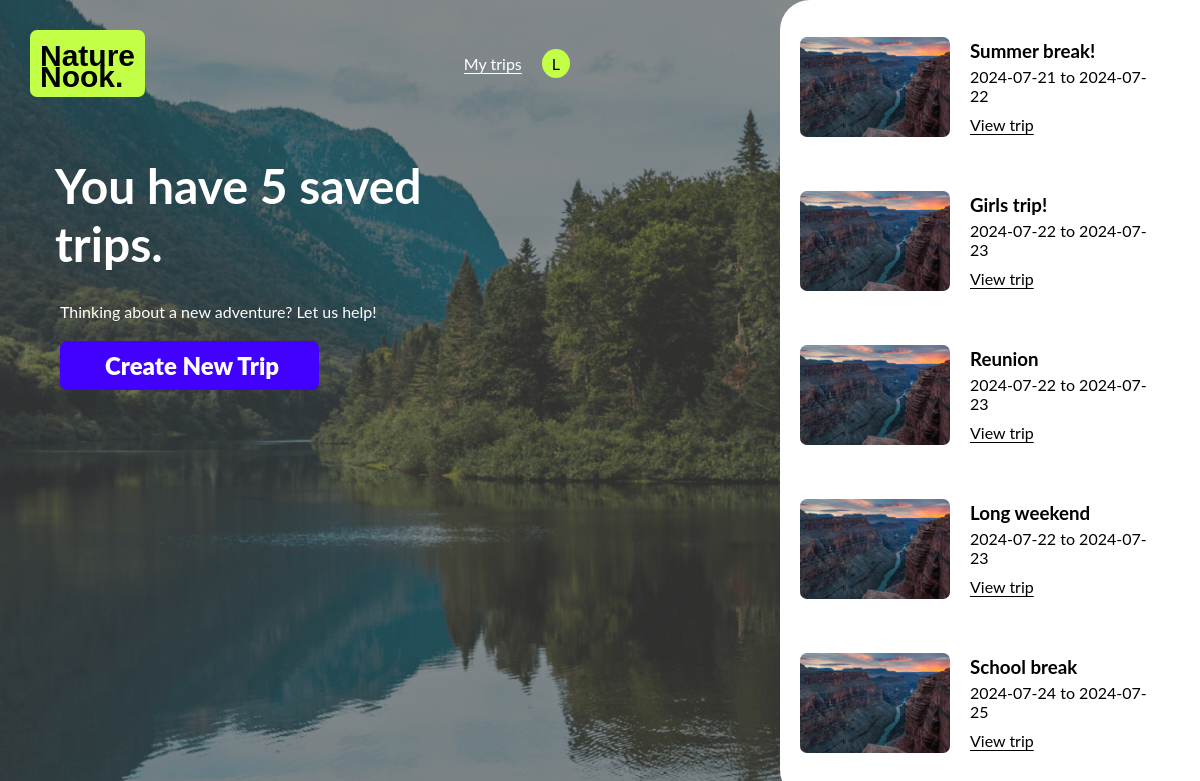
Before: /my_trips (signed in) with the older database file.
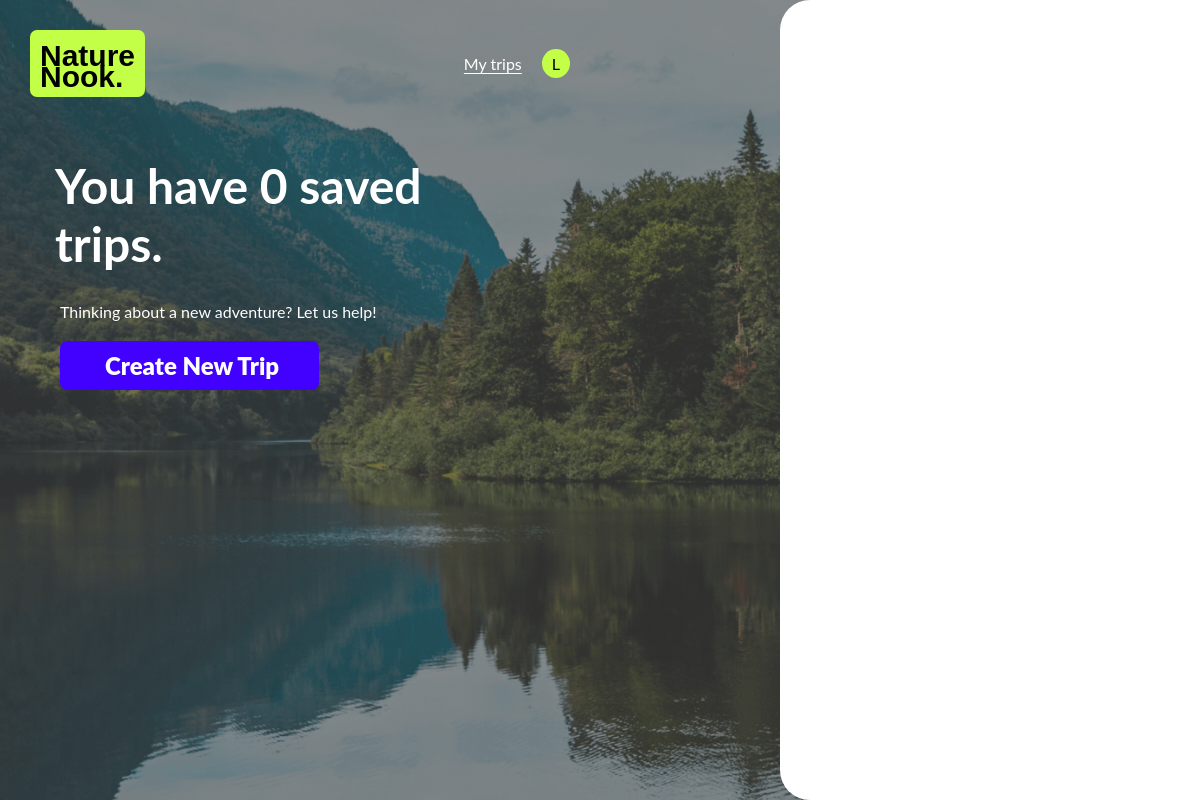
After: the same page with the newer database file.
### app.py (models this page shows)
class User(UserMixin, db.Model):
    id = db.Column(db.Integer, primary_key=True)
    username = db.Column(db.String(150), unique=True, nullable=False)
    password = db.Column(db.String(150), nullable=False)

class Trip(db.Model):
    id = db.Column(db.Integer, primary_key=True)
    user_id = db.Column(db.Integer, db.ForeignKey('user.id'), nullable=False)
    trip_name = db.Column(db.String(150), nullable=False)
    location = db.Column(db.String(150), nullable=False)
    trip_start = db.Column(db.Date, nullable=False)
    trip_end = db.Column(db.Date, nullable=False)
    traveling_with = db.Column(db.String(150), nullable=False)
    lodging = db.Column(db.String(150), nullable=False)
    adventure = db.Column(db.String(150), nullable=False)
    created_at = db.Column(db.DateTime, default=datetime.utcnow)
    typical_weather = db.Column(db.String(150), nullable=True)
    itinerary = db.Column(db.Text, nullable=True)
    important_things_to_know = db.Column(db.Text, nullable=True)
    user = db.relationship('User', backref=db.backref('trips', lazy=True))

### app.py (the view)
@app.route("/my_trips", methods=["GET"])
@login_required
def my_trips():
    trips = Trip.query.filter_by(user_id=current_user.id).all()
    return render_template("my-trips.html", trips=trips, user=current_user)

### app.py (called while the page is built)
@login_manager.user_loader
def load_user(user_id):
    return User.query.get(int(user_id))

### templates/my-trips.html (shortened to what this page needs)
<!doctype html>
<html lang="en">
<head>
  <link rel="stylesheet" href="{{ url_for('static', filename='main.css') }}" />
</head>
<body class="full-layout split-layout my-trips-page">
  <div class="my-trips-dark-bkgd">
    <header>
      <div class="header-content-wrapper">
        <a href="/">
          <h1>Nature<br>Nook.</h1>
        </a>
        <div class="nav-wrapper">
          <a href="{{ url_for('my_trips') }}" class="link-underline">My trips</a>
          <div class="account-dropdown">
            {% if user.is_authenticated %}
            <div class="account">{{ user.username[0].upper() if user.username else '*' }}</div>
            {% else %}
            <div class="account">*</div>
            {% endif %}
          </div>
        </div>
      </div>
    </header>
    <main>
      <div class="main-content-wrapper">
        {% if trips|length == 1 %}
        <h2>You have {{ trips|length }} saved trip.</h2>
        {% else %}
        <h2>You have {{ trips|length }} saved trips.</h2>
        {% endif %}
        <p class="tag-line">Thinking about a new adventure? Let us help!</p>
        <a href="{{ url_for('plan_trip') }}" class="btn my-trip-btn">Create New Trip</a>
      </div>
    </main>
  </div>
  <aside>
    <div class="my-trip-panel">
      <div class="trip-list">
        {% for trip in trips %}
        <div class="trip-item">
          <img src="/static/AmyMartin_GC_from_above.png" alt="{{ trip.trip_name }}" class="trip-image">
          <div class="trip-details">
            <h3>{{ trip.trip_name }}</h3>
            <p>{{ trip.trip_start }} to {{ trip.trip_end }}</p>
            <a href="{{ url_for('view_saved_trip', trip_id=trip.id) }}" class="secondary-link-underline">View trip</a>
          </div>
        </div>
        {% endfor %}
      </div>
  </aside>
</body>
</html>

### static/main.css (style rules this page uses)
:root { --default-light: #FFFFFF; --default-dark: #000000; --accent-bright: #C4FF47; --accent-very-light: #A2A2A2; --accent-light: #8D8D8D; --accent-medium: #4200FF; --accent-bold: #FF0000; --button-lock: #ADACAC; --button-hover: #E1D6FF; --button-light: #F0F0F0; --button-light-accent: rgba(0, 0, 0, 0.21); --button-warning: #FFE9E9; --border-radius: 7px; --toggle-background: #D9D9D9; --waiting-animation: #E2D7FF; --placeholder-text-accents: #9E9C9C; --default-text-font-family: "Lato", sans-serif; --logo-text-font-family: "Josefin Sans", sans-serif; --trip-text-font-family: "Inter", sans-serif; }
* { box-sizing: border-box; }
html, body { height: 100%; margin: 0; }
body.full-layout { background: linear-gradient(0deg, rgba(60, 60, 60, 0.55), rgba(60, 60, 60, 0.55)), url('alice-triquet-HeEJU3nrg_0-unsplash.png'), #000000; background-size: cover; background-position: center; }
body, input, button, select, a { font-size: 1rem; color: var(--default-dark); font-family: var(--default-text-font-family); }
.dark-bkgd, .plan-half-dark-bkgd, .create-half-dark-bkgd, .my-trips-dark-bkgd, .my-trips-dark-bkgd a, .dark-bkgd a, .plan-half-dark-bkgd a, .create-half-dark-bkgd a { color: var(--default-light); }
h1 { font-size: 1.875rem; font-family: var(--logo-text-font-family); color: var(--default-dark); background-color: var(--accent-bright); padding: 15px 10px 10px 10px; border-radius: var(--border-radius); line-height: 0.7; }
h2 { font-size: 1.5rem; line-height: 1.2; margin-left: -2px; }
a { text-decoration: none; }
.link-underline { text-decoration: underline; text-underline-offset: 3px; }
.btn { padding: 10px 40px 10px 45px; background-color: var(--accent-medium); color: var(--default-light); border: none; border-radius: var(--border-radius); font-weight: 900; font-size: 1.5rem; cursor: pointer; }
.my-trip-btn { font-size: 1.25rem; }
header { display: flex; justify-content: center; margin-top: 10px; }
header .header-content-wrapper { display: flex; justify-content: space-between; align-items: center; width: 90%; }
.nav-wrapper { display: flex; align-items: center; gap: 10px; }
.account { padding: 5px 5px 7px 5px; background-color: var(--accent-bright); border-radius: 50%; color: var(--default-dark); }
main { display: flex; justify-content: center; flex-flow: row wrap; }
.homepage-content-wrapper, .main-content-wrapper { width: 80%; }
.tag-line { margin-bottom: 30px; }
aside { display: flex; justify-content: center; }
.account-dropdown { position: relative; display: inline-block; }
.account { padding: 5px 10px; background-color: var(--accent-bright); border-radius: 50%; color: var(--default-dark); cursor: pointer; }
.my-trip-panel { background-color: var(--default-light); color: var(--default-dark); border-radius: 20px; width: 100%; padding: 20px; margin: 30px 0; }
@media only screen and (min-width: 768px) { .nav-wrapper { gap: 20px; } }
@media only screen and (min-width: 768px) { h2 { font-size: 3rem; } }
@media only screen and (min-width: 768px) { .my-trip-btn { font-size: 1.5rem; } }
@media only screen and (min-width: 1200px) { .split-layout { display: flex; justify-content: space-between; width: 100%; } }
@media only screen and (min-width: 1200px) { .create-half-dark-bkgd, .my-trips-dark-bkgd { width: 70%; } }
@media only screen and (min-width: 1200px) { aside { width: 70%; justify-content: flex-end; } }
@media only screen and (min-width: 1200px) { h2 { font-size: 3rem; margin-bottom: 30px; margin-left: -5px; } }
@media only screen and (min-width: 1200px) { .my-trip-panel { width: 70%; display: flex; justify-content: center; border-radius: 30px 0 0 30px; height: 100vh; overflow-y: auto; overflow: scroll; scrollbar-color: var(--accent-medium) var(--accent-medium); scrollbar-width: thin; margin: 0; } }

Changed rows visible on the page:
removed Trip: trip_name "Summer break!", trip_start "2024-07-21", trip_end "2024-07-22"
removed Trip: trip_name "Girls trip!", trip_start "2024-07-22", trip_end "2024-07-23"
removed Trip: trip_name "Reunion", trip_start "2024-07-22", trip_end "2024-07-23"
removed Trip: trip_name "Long weekend", trip_start "2024-07-22", trip_end "2024-07-23"
removed Trip: trip_name "School break", trip_start "2024-07-24", trip_end "2024-07-25"
Other visible differences:
{{ trips|length }}: "5" → "0"
